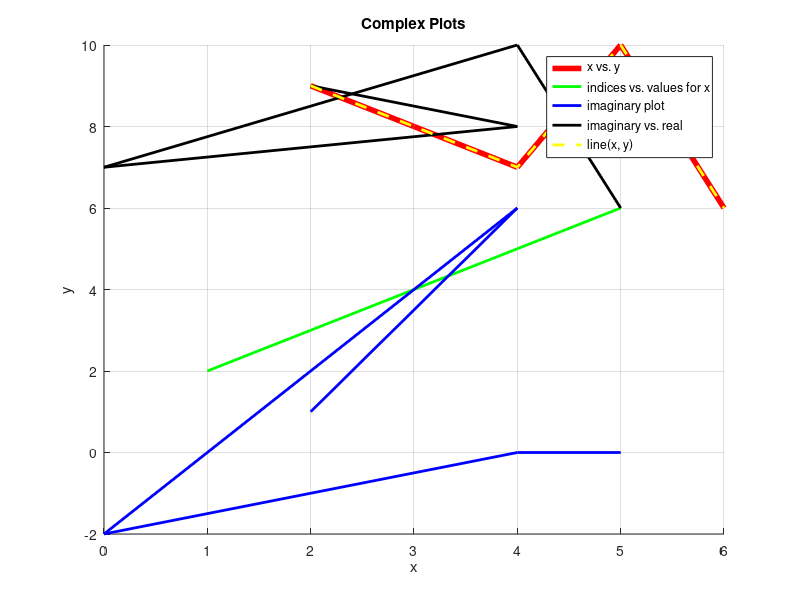

Here is the MATLAB script that generated this plot:
#!/usr/bin/octave -q

% cmplxplot.m
% Date  : 16 September 2017
% Author: Ankit Pati

hold on;
grid on;

title('Complex Plots');
xlabel('x');
ylabel('y');

x = [ 2  3  4  5  6];
y = [ 9  8  7 10  6];
a = [2 + i, 4 + 6i, -2i, 4, 5];

plot(x, y, 'linewidth', 4, '-r', 'DisplayName', 'x vs. y');
plot(x,    'linewidth', 2, '-g', 'DisplayName', 'indices vs. values for x');
plot(a,    'linewidth', 2, '-b', 'DisplayName', 'imaginary plot');
plot(a, y, 'linewidth', 2, '-k', 'DisplayName', 'imaginary vs. real');

line(x, y, 'linewidth', 2, 'color', 'yellow', 'linestyle', '--',
                                 'DisplayName', 'line(x, y)');

legend('show');

drawnow();
input("Press enter to terminate...");

% end of cmplxplot.m
